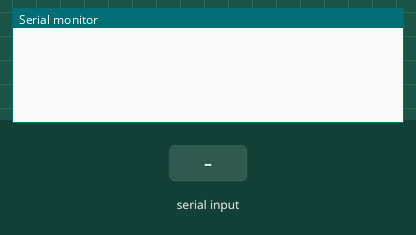
Recording of a sketch running on a simulated Arduino Uno, built with avr-gcc and run on an emulated ATmega328P. Shown: the last lines printed to the serial monitor. The test bench sets the inputs (shaded band). The modem accepts every AT command (registered, SIM ready, sends succeed) and sends nothing else.

Above: at 2.9 s.
3.0 s: "+CMT\n" received over the second serial link
At 5.8 s:
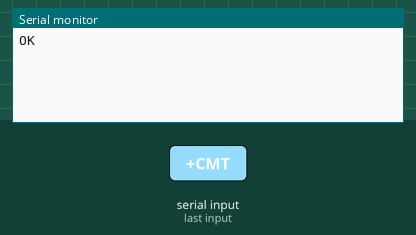
6.0 s: "+CMT\n" received over the second serial link
At 7.2 s:
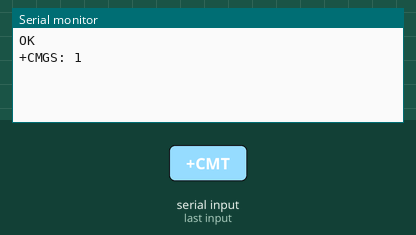

The sketch:

GSM.ino
```cpp
#include <SoftwareSerial.h>

/** заводим Serial-соединение с GPRS-Shield на 7 и 8 цифровых входах */
SoftwareSerial gprsSerial(7, 8);

/** в строке currStr будем хранить текущую строку, которую передает нам плата */
String currStr = "";

/** Переменная принимает значение True, если текущая строка является сообщением */
boolean isStringMessage = false;


void setup() {
    gprsSerial.begin(19200);// GPRS Shield общается по умолчанию на скорости 19200

    // Настраиваем приём сообщений с других устройств
    // Между командами даём время на их обработку
    gprsSerial.print("AT+CMGF=1\r");
    delay(300);
    gprsSerial.print("AT+IFC=1, 1\r");
    delay(300);
    gprsSerial.print("AT+CPBS=\"SM\"\r");
    delay(300);
    gprsSerial.print("AT+CNMI=1,2,2,1,0\r");
    delay(300);

    gprsSerial.println("AT+CLIP=1"); // Включаем распознование номера при входящем звонке
    delay(500);

    Serial.begin(9600);
}

void loop() {
    monitoringGSM();
}

/**
 * Функция опрашивает GSM модуль на наличие входящего звонка или СМС.
 * При их наличии реагирует должным образом.
 * Для ответа используется функция answerToCall()
 * Для прочтения СМС используется функция readSMS()
 */
void monitoringGSM() {
    touch();

    if (!gprsSerial.available())
        return;

    // Считываем очередной символ с платы
    char currSymb = gprsSerial.read();

    if ('\r' == currSymb) {
        if (currStr.startsWith("+CMT")) {
            //если текущая строка начинается с "+CMT",
            //то следующая строка является сообщением
            isStringMessage = true;
        } else if (isStringMessage) {
            readSMS(currStr);
            isStringMessage = false;
        } else if (currStr == "RING") {
            currStr = "";
            return;
        } else if (currStr.startsWith("+CLIP")) {
            // Получен символ перевода строки, это значит, что текущее
            // сообщение от платы завершено и мы можем на него отреагировать.
            // Если текущая строка - это RING, то значит, нам кто-то звонит
            answerToCall(currStr.substring(12, 24));
        }
        currStr = "";
    } else if (currSymb != '\n') {
        // Дополняем текущую команду новым сиволом
        // При этом игнорируем второй символ в последовательности переноса
        // строки: \r\n
        currStr += String(currSymb);
    }
}

/**
 * Ответ на входящий звонок
 */
void answerToCall(String number) {
    //Если номер звонящего 79876543210, то отвечаем, если нет то сбрасываем
    if (number == "+79876543210")
        gprsSerial.println("ATA");
    else
        gprsSerial.println("AT+CHUP");
}

/**
 * Cразу после вызова функции начинаем звонить по заданному номеру
 *
 * @param number - номер телефона в формате "+79XXXXXXXXX"
 */
void callTo(String number) {
    gprsSerial.print("ATD + ");
    gprsSerial.print(number);
    gprsSerial.println(";");
}

/**
 * Разбираем СМС.
 *
 * @param message - текст сообщения
 */
void readSMS(String message) {
    Serial.println(message);
    // Пересылаем полученное сообщение
    sendSMS(message, "+79876543210");
}

/**
 * Отправляем СМС сообщение на указаный номер.
 *
 * @param message - текст сообщения
 * @param number - номер телефона в формате "+79XXXXXXXXX"
 */
void sendSMS(String message, String number) {
    // Устанавливает текстовый режим для SMS-сообщений
    gprsSerial.print("AT+CMGF=1\r");
    delay(100); // даём время на усваивание команды

    // Устанавливаем адресата: телефонный номер в формате "+79XXXXXXXXX"
    gprsSerial.print("AT + CMGS = \"");
    gprsSerial.print(number);
    gprsSerial.println("\"");
    delay(100);

    // Пишем текст сообщения
    gprsSerial.println(message);
    delay(1000);

    // Отправляем Ctrl+Z, обозначая, что сообщение готово
    gprsSerial.println((char)26);
}

/**
 * Функция провоцирует поддержание коммуникации с платой даже если
 * та была перезагружена без перезагрузки Arduino
 */
int updateTime = 0;
void touch() {
  if (millis() >= updateTime) {
    gprsSerial.println("AT");
    updateTime += 5000;
  }
}
```

Measured:
- after the input at 3.0 s, the serial monitor: prints a new line after 2.0 s (image 1)
- after the input at 6.0 s, the serial monitor: prints a new line after 0.23 s (image 2)
